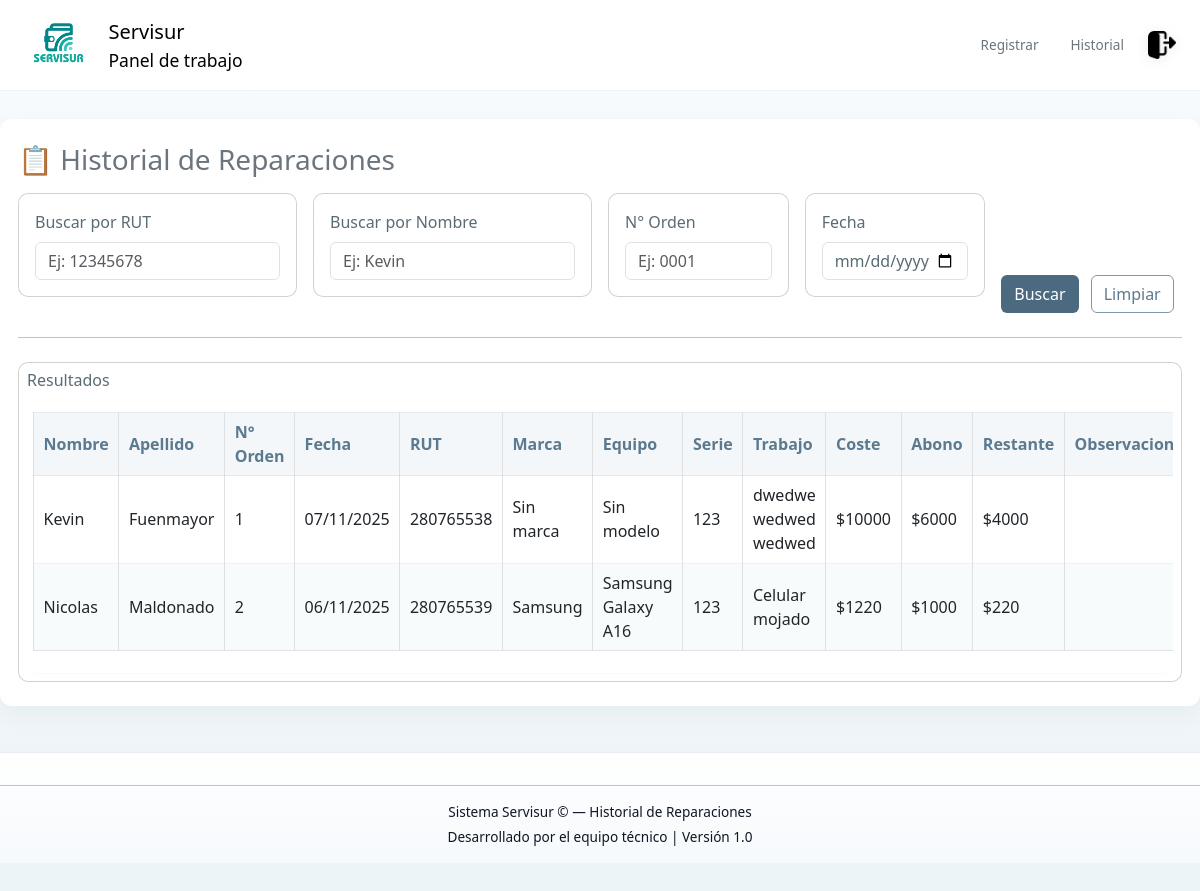
Before: /historial/ (signed in) with the older database file.
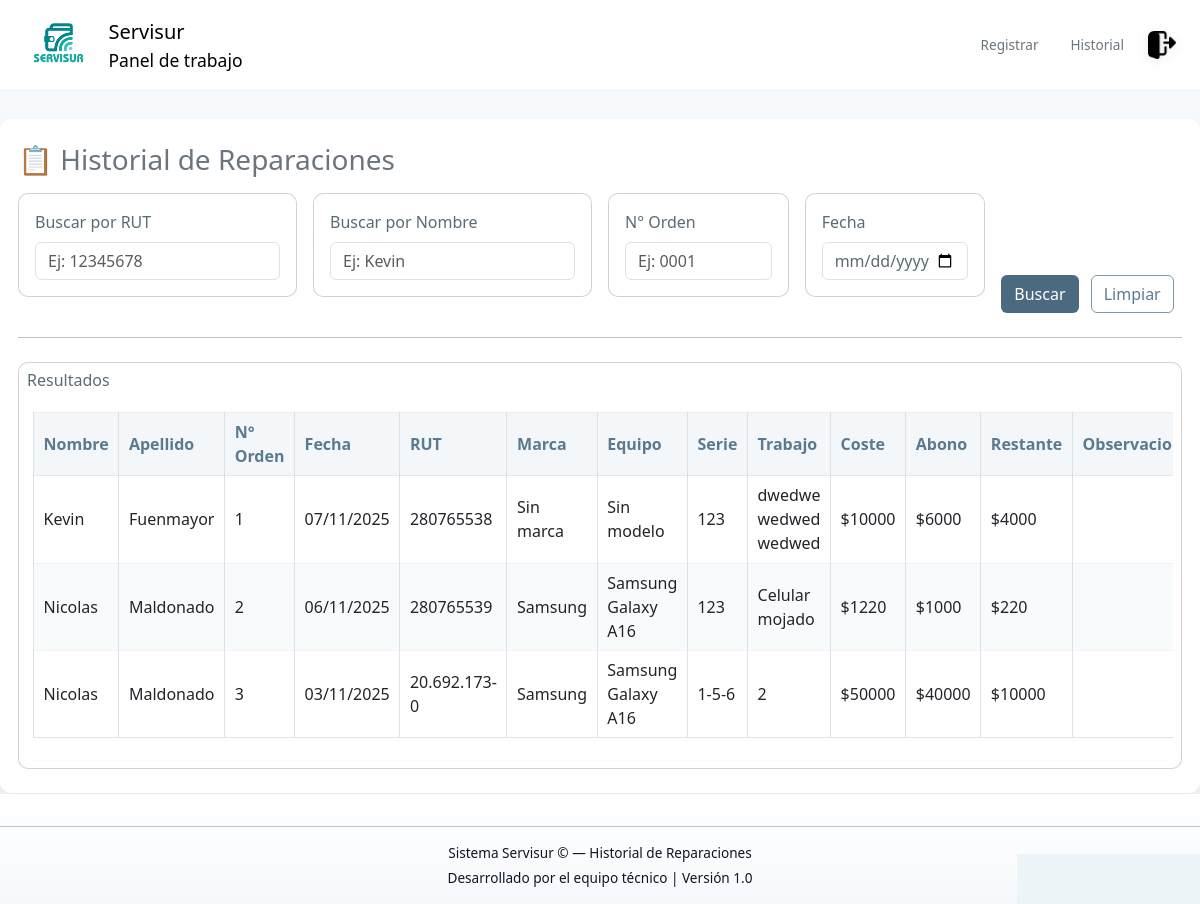
After: the same page with the newer database file.
### Base_Datos/models.py (models this page shows, shortened)
class Pedido(models.Model):
    ESTADOS = [
        ('REG', 'Registrado'),
        ('PRO', 'En proceso'),
        ('TER', 'Terminado'),
    ]
    N_Orden = models.AutoField(primary_key=True)
    Fecha = models.DateField()
    Coste = models.IntegerField()
    Abono = models.IntegerField()
    Restante = models.IntegerField()
    Dispositivo = models.ForeignKey(Dispositivo, on_delete=models.SET_NULL, null=True, related_name="pedidos")
    Activo = models.BooleanField(default=True)
    Estado = models.CharField(max_length=3, choices=ESTADOS, default='REG')
    Observaciones = models.CharField(max_length=50, null=True)
    Tipo_de_falla = models.ForeignKey(Tipo_Falla,on_delete=models.SET_NULL, null=True, related_name="pedidos")
    class Meta:
        verbose_name_plural = "Pedidos"

class Cliente(models.Model):
    ORIGEN_CHOICES = [
    ('NAC', 'Nacional'),
    ('EXT', 'Extranjero'),
    ]
    Origen = models.CharField(max_length=3,choices=ORIGEN_CHOICES,default='NAC')
    Nombre = models.CharField(max_length=20)
    Apellido = models.CharField(max_length=20)
    Numero_telefono = models.CharField(max_length=15,null=True)
    Rut = models.CharField(max_length=50)
    Activo = models.BooleanField(default=True)
    class Meta:
        verbose_name_plural = "Clientes"

class Dispositivo(models.Model):
    PATRON_MATRIZ = [
    [1, 2, 3],
    [4, 5, 6],
    [7, 8, 9],
    ]
    METODOS_CHOICES = [
    ('PIN', 'PIN'),
    ('PASS', 'Contraseña'),
    ('PATRON', 'Patrón (matriz 3x3)'),
    ]
    modelo = models.ForeignKey(Modelo, on_delete=models.SET_NULL, null=True, related_name="dispositivos")
    Activo = models.BooleanField(default=True)
    rut = models.ForeignKey(Cliente, on_delete=models.SET_NULL,null=True,related_name="dispositivos")
    Metodo_Bloqueo = models.CharField(max_length=6, choices=METODOS_CHOICES,default='PASS')
    Codigo_Bloqueo = models.CharField(max_length=50)
    class Meta:
        verbose_name_plural = "Dispositivos"

class Tipo_Falla(models.Model):
    Falla = models.CharField(max_length=100, unique=True)

class Marca(models.Model):
    Marca = models.CharField(max_length=100)

class Modelo(models.Model):
    Modelo = models.CharField(max_length=50)
    Marca = models.ForeignKey(Marca, on_delete=models.CASCADE, related_name="modelos")
    class Meta:
        verbose_name_plural = "Modelos"

### Base_Datos/views.py (the view, shortened to what this page needs)
# urls.py: path('historial/', views.consultar_historial, name='consultar_historial'),
@login_required
def consultar_historial(request):
    rut = request.GET.get('rut', '').strip()
    nombre = request.GET.get('nombre', '').strip()
    orden = request.GET.get('orden', '').strip()
    fecha = request.GET.get('fecha', '').strip()
    qs = Pedido.objects.select_related(
        'Dispositivo__rut',
        'Dispositivo__modelo__Marca',
        'Tipo_de_falla'
    ).filter(Activo=True)
    if rut:
        qs = qs.filter(Dispositivo__rut__Rut__icontains=rut)
    if nombre:
        qs = qs.filter(
            Q(Dispositivo__rut__Nombre__icontains=nombre) |
            Q(Dispositivo__rut__Apellido__icontains=nombre)
        )
    qs = qs.order_by('-Fecha', '-N_Orden')
    reparaciones = []
    for pedido in qs:
        dispositivo = pedido.Dispositivo
        cliente = dispositivo.rut if dispositivo else None
        modelo = dispositivo.modelo if dispositivo else None
        marca = modelo.Marca if modelo and modelo.Marca else None
        tipo_falla = pedido.Tipo_de_falla
        reparaciones.append({
            'orden_id': pedido.N_Orden,
            'numero_orden': pedido.N_Orden,
            'fecha_ingreso': pedido.Fecha,
            'rut': cliente.Rut if cliente else '',
            'nombre': cliente.Nombre if cliente else '',
            'apellido': cliente.Apellido if cliente else '',
            'telefono': cliente.Numero_telefono if cliente else '',
            'marca': marca.Marca if marca else 'Sin marca',
            'equipo': modelo.Modelo if modelo else 'Sin modelo',
            'serie': dispositivo.Codigo_Bloqueo if dispositivo else '',
            'tipo_falla': tipo_falla.Falla if tipo_falla else '',
            'estado': pedido.get_Estado_display(),
            'coste': pedido.Coste,
            'abono': pedido.Abono,
            'restante': pedido.Restante,
            'observaciones': pedido.Observaciones or '',
            'activo': pedido.Activo,
        })
    context = {
        'reparaciones': reparaciones
    }
    return render(request, 'base_datos/Consultar_historial.html', context)

### Base_Datos/templates/base_datos/Consultar_historial.html (shortened to what this page needs)
{% extends "base_datos/base.html" %}
{% load static %}
{% block content %}
<link rel="stylesheet" href="{% static 'css/panel.css' %}" />
<div class="d-flex flex-column min-vh-100 historial-page">
  <div class="container-fluid py-4 historial-panel">
    <h3 class="mb-3 text-secondary">📋 Historial de Reparaciones</h3>
    <form method="get" class="mb-3">
      <div class="row gx-3">
        <div class="col-lg-3">
          <div class="card mb-3 p-3">
            <label for="rut" class="form-label">Buscar por RUT</label>
            <input type="text" name="rut" id="rut" class="form-control" placeholder="Ej: 12345678" value="{{ request.GET.rut|default:'' }}">
          </div>
        </div>
        <div class="col-lg-3">
          <div class="card mb-3 p-3">
            <label for="nombre" class="form-label">Buscar por Nombre</label>
            <input type="text" name="nombre" id="nombre" class="form-control" placeholder="Ej: Kevin" value="{{ request.GET.nombre|default:'' }}">
          </div>
        </div>
        <div class="col-lg-2">
          <div class="card mb-3 p-3">
            <label for="orden" class="form-label">N° Orden</label>
            <input type="text" name="orden" id="orden" class="form-control" placeholder="Ej: 0001" value="{{ request.GET.orden|default:'' }}">
          </div>
        </div>
        <div class="col-lg-2">
          <div class="card mb-3 p-3">
            <label for="fecha" class="form-label">Fecha</label>
            <input type="date" name="fecha" id="fecha" class="form-control" value="{{ request.GET.fecha|default:'' }}">
          </div>
        </div>
        <div class="col-lg-2 d-flex align-items-end">
          <div>
            <button type="submit" class="btn btn-primary">Buscar</button>
            <a href="{% url 'consultar_historial' %}" class="btn btn-outline-secondary ms-2">Limpiar</a>
          </div>
        </div>
      </div>
    </form>
    <hr class="my-4" />
    <div class="card p-2">
      <h6 class="mb-3">Resultados</h6>
      <div class="table-responsive" style="max-width:100vw; overflow-x:auto;">
        <table class="table table-bordered table-sm">
          <thead class="table-light">
            <tr>
              <th>Nombre</th>
              <th>Apellido</th>
              <th>N° Orden</th>
              <th>Fecha</th>
              <th>RUT</th>
              <th>Marca</th>
              <th>Equipo</th>
              <th>Serie</th>
              <th>Trabajo</th>
              <th>Coste</th>
              <th>Abono</th>
              <th>Restante</th>
              <th>Observaciones</th>
            </tr>
          </thead>
          <tbody>
            {% for rep in reparaciones %}
              <tr>
                <td>{{ rep.nombre }}</td>
                <td>{{ rep.apellido }}</td>
                <td>{{ rep.numero_orden }}</td>
                <td>{{ rep.fecha_ingreso|date:"d/m/Y" }}</td>
                <td>{{ rep.rut }}</td>
                <td>{{ rep.marca }}</td>
                <td>{{ rep.equipo }}</td>
                <td>{{ rep.serie }}</td>
                <td>{{ rep.tipo_falla }}</td>
                <td>${{ rep.coste }}</td>
                <td>${{ rep.abono }}</td>
                <td>${{ rep.restante }}</td>
                <td>{{ rep.observaciones }}</td>
              </tr>
            {% empty %}
              <tr>
                <td colspan="15" class="text-muted text-center">No hay reparaciones registradas.</td>
              </tr>
            {% endfor %}
          </tbody>
        </table>
      </div>
    </div>
  </div>
  <footer class="mt-auto text-center small text-muted">
    <hr />
    <p class="mb-1">Sistema Servisur &copy; {{ now|date:"Y" }} — Historial de Reparaciones</p>
    <p class="mb-0">Desarrollado por el equipo técnico | Versión 1.0</p>
  </footer>
</div>
{% endblock %}

Changed rows visible on the page:
added Pedido: nombre "Nicolas", apellido "Maldonado", numero_orden "3", fecha_ingreso "03/11/2025", rut "20.692.173-0", marca "Samsung", equipo "Samsung Galaxy A16", serie "1-5-6", tipo_falla "2", coste "50000", abono "40000", restante "10000"
